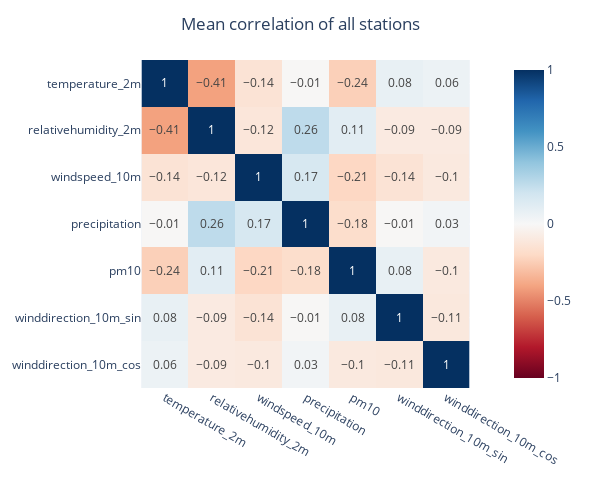

The notebook cell saved with this chart:
### Code cell
columns = corrs[0].columns
rows = corrs[0].index
numpy_data = []
for corr in corrs:
    numpy_data.append(corr.to_numpy())

data = np.mean(np.array(numpy_data), axis=0)
df = pd.DataFrame(data, columns=columns, index=rows)
fig = px.imshow(df.round(2), text_auto=True, color_continuous_scale="RdBu", zmin=-1, zmax=1)
fig.update_layout({"height": 480, "width": 600}, title_text="Mean correlation of all stations", title_x=0.5)

### Figure 1 — Plotly figure (JSON) as saved in the notebook; plotly's stock layout.template omitted (floating-point values rounded to 4 significant figures)
{"data": [{"coloraxis": "coloraxis", "hovertemplate": "x: %{x}<br>y: %{y}<br>color: %{z}<extra></extra>", "name": "0", "texttemplate": "%{z}", "type": "heatmap", "x": ["temperature_2m", "relativehumidity_2m", "windspeed_10m", "precipitation", "pm10", "winddirection_10m_sin", "winddirection_10m_cos"], "xaxis": "x", "y": ["temperature_2m", "relativehumidity_2m", "windspeed_10m", "precipitation", "pm10", "winddirection_10m_sin", "winddirection_10m_cos"], "yaxis": "y", "z": [[1, -0.41, -0.14, -0.01, -0.24, 0.08, 0.06], [-0.41, 1, -0.12, 0.26, 0.11, -0.09, -0.09], [-0.14, -0.12, 1, 0.17, -0.21, -0.14, -0.1], [-0.01, 0.26, 0.17, 1, -0.18, -0.01, 0.03], [-0.24, 0.11, -0.21, -0.18, 1, 0.08, -0.1], [0.08, -0.09, -0.14, -0.01, 0.08, 1, -0.11], [0.06, -0.09, -0.1, 0.03, -0.1, -0.11, 1]]}], "layout": {"coloraxis": {"cmax": 1, "cmin": -1, "colorscale": [[0, "rgb(103,0,31)"], [0.1, "rgb(178,24,43)"], [0.2, "rgb(214,96,77)"], [0.3, "rgb(244,165,130)"], [0.4, "rgb(253,219,199)"], [0.5, "rgb(247,247,247)"], [0.6, "rgb(209,229,240)"], [0.7, "rgb(146,197,222)"], [0.8, "rgb(67,147,195)"], [0.9, "rgb(33,102,172)"], [1, "rgb(5,48,97)"]]}, "height": 480, "margin": {"t": 60}, "title": {"text": "Mean correlation of all stations", "x": 0.5}, "width": 600, "xaxis": {"anchor": "y", "constrain": "domain", "domain": [0, 1], "scaleanchor": "y"}, "yaxis": {"anchor": "x", "autorange": "reversed", "constrain": "domain", "domain": [0, 1]}}}
